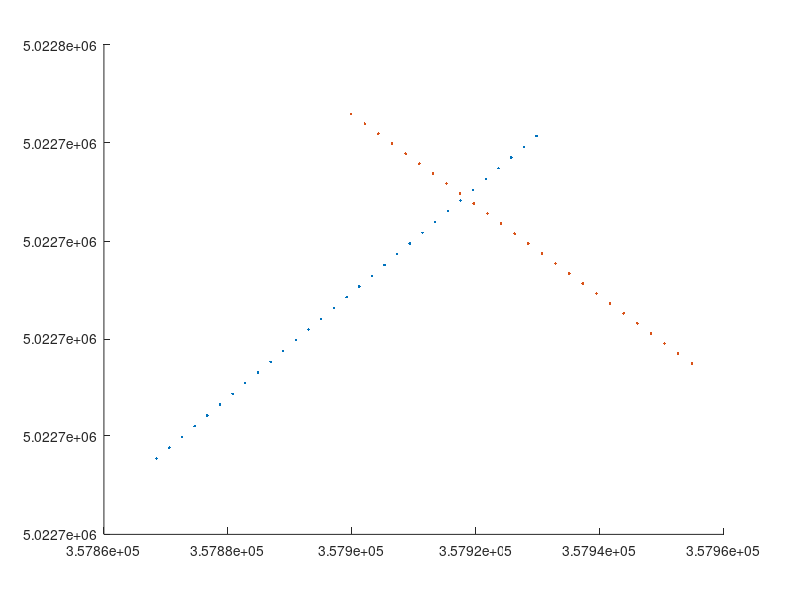

Write the MATLAB code that produced this figure. (Note: this script raises an error after producing the figure.)
% establish_grid.m

% Tristan Guest
% 12 Oct 2018

% define grid for Advocate Beach surveying; rotate and translate to easting
% northing

clear 
close all


% select beach-frame coordinates to revert to pixel coordinates 
xshore = (-30:3:60)';
% xshore = ([-15, -10, -5, 0, 5])';
% loncoord= (-70:1:30);
loncoord= ([0]);

fileID = fopen('survey_grid_long2.txt', 'w');
fclose(fileID); 

figure(1), clf, hold on

Ipt = 0;

for ii = 1 : length(loncoord)
    
%     count = count + 1;
    
    % define series of longshore transect coordinates
    lonshore = loncoord(ii)*ones(1,length(xshore))';

    % flip axis for consistency
    lonshore = -lonshore;

    % compute angle for rotation into beach-oriented ref frame using stakes
    % aligned across shore
    stakes_east1 = 3.578993979000000e+05;
    stakes_east2 = 3.579084006000000e+05;
    stakes_north1 = 5.022709436700000e+06;
    stakes_north2 = 5.022717801400000e+06;
    beach_rot = pi + atan((stakes_east1 - stakes_east2)/(stakes_north2 - stakes_north1));

    % define rotation matrix for beach-oriented reference frame
    R = [cos(beach_rot) -sin(beach_rot); sin(beach_rot) cos(beach_rot)];
    % apply beach rotation matrix (back to world coordinates)
    Y = [xshore,lonshore]';
    Yp = R'*Y; % counter-rotate -- multiply by rotation matrix transpose
    LON = Yp(1,:)';
    LAT = Yp(2,:)';

    % define array origin
    originx = 3.579093296000000e+05;
    originy = 5.022719408400000e+06;
    
    easting = LON + originx;
    northing = LAT + originy;

    % center on origin
    LAT0 = 5.022771079200000e+06 - originy; % cam tower northing
    LON0 = 3.579174971000000e+05 - originx; % cam tower easting
    x_w = LON - LON0;
    z_w = LAT - LAT0;

    % define y==H
%     y_w = H*ones(size(x_w));
   
    figure(1)
        plot(easting, northing, '.')    
        
    utm_coords = [(Ipt + (1:length(xshore))')'; northing'; easting'; zeros(size(easting'))];    
%     utm_coords = [northing'; easting'; zeros(size(easting'))];        
    
    fileID = fopen('survey_grid_long2.txt', 'a');
%     fprintf(fileID,['\ncross-shore line ' num2str(ii) '\n\n']);
    fmt = '%d %10.10f %10.10f %10.10f\n';
%     fmt = '%10.10f %10.10f %10.10f\n';
    fprintf(fileID,fmt, utm_coords);
    fclose(fileID);    
    
    Ipt = Ipt + length(xshore);
    
end

% select beach-frame coordinates to revert to pixel coordinates 

% % long grid 1
% xcoord = ([-5]);
% lonshore= (-50:3:25)';

% long grid 2
xcoord = ([-13]);
lonshore= (-50:3:25)';

% flip axis for consistency
    lonshore = -lonshore;

for ii = 1 : length(xcoord)
    
    % define series of longshore transect coordinates
    xshore = xcoord(ii)*ones(1,length(lonshore))';

%     % flip axis for consistency
%     lonshore = -lonshore;

    % compute angle for rotation into beach-oriented ref frame using stakes
    % aligned across shore
    stakes_east1 = 3.578993979000000e+05;
    stakes_east2 = 3.579084006000000e+05;
    stakes_north1 = 5.022709436700000e+06;
    stakes_north2 = 5.022717801400000e+06;
    beach_rot = pi + atan((stakes_east1 - stakes_east2)/(stakes_north2 - stakes_north1));

    % define rotation matrix for beach-oriented reference frame
    R = [cos(beach_rot) -sin(beach_rot); sin(beach_rot) cos(beach_rot)];
    % apply beach rotation matrix (back to world coordinates)
    Y = [xshore,lonshore]';
    Yp = R'*Y; % counter-rotate -- multiply by rotation matrix transpose
    LON = Yp(1,:)';
    LAT = Yp(2,:)';

    % define array origin
    originx = 3.579093296000000e+05;
    originy = 5.022719408400000e+06;
    
    easting = LON + originx;
    northing = LAT + originy;

    % center on origin
    LAT0 = 5.022771079200000e+06 - originy; % cam tower northing
    LON0 = 3.579174971000000e+05 - originx; % cam tower easting
    x_w = LON - LON0;
    z_w = LAT - LAT0;

    % define y==H
%     y_w = H*ones(size(x_w));
   
    figure(1)
        plot(easting, northing, '.')
%         
% %     utm_coords = [1:length(lonshore); northing'; easting'; zeros(size(easting'))];    
%     utm_coords = [northing'; easting'; zeros(size(easting'))];        
%     
%     fileID = fopen('survey_grid.txt', 'a');
% %     fprintf(fileID,['\nlongshore line ' num2str(ii) '\n\n']);
% %     fmt = '%d %10.10f %10.10f %10.10f\n';
%     fmt = '%10.10f %10.10f %10.10f\n';
%     fprintf(fileID,fmt, utm_coords);
%     fclose(fileID);   
    
    
    
    %
        utm_coords = [(Ipt + (1:length(lonshore))')'; northing'; easting'; zeros(size(easting'))];    
%     utm_coords = [northing'; easting'; zeros(size(easting'))];        
    
    fileID = fopen('survey_grid_long2.txt', 'a');
%     fprintf(fileID,['\nlongshore line ' num2str(ii) '\n\n']);
    fmt = '%d %10.10f %10.10f %10.10f\n';
%     fmt = '%10.10f %10.10f %10.10f\n';
    fprintf(fileID,fmt, utm_coords);
    fclose(fileID);    
    
    Ipt = Ipt + length(lonshore);
end

%%
% data point filenames
fn_stakes = 'ADVOCATE_stakepoints.txt';
fn_array1 = 'ADVOCATE_array1.txt';

% Hemisphere RTK directory
dnRTK = 'C:\Projects\AdvocateBeach2018\data\raw\past_experiments\RTK_GPS\';

% load in stake positions
fid = fopen([dnRTK fn_stakes]);
A = textscan(fid, '%f %f %f %f %s','Delimiter',',');
fclose(fid);

% load in PT sensor positions
fid = fopen([dnRTK fn_array1]);
B = textscan(fid, '%f %f %f %f %s','Delimiter',',');
fclose(fid);

% assign vector labels to columns
stakes_wp = A{1};
stakes_north = A{2};
stakes_east = A{3};
stakes_height = A{4};

% assign vector labels to columns
array1_wp = B{1};
array1_north = B{2};
array1_east = B{3};
array1_height = B{4};

figure(1)
    plot(stakes_east, stakes_north, '*')
    plot(array1_east, array1_north, '*')